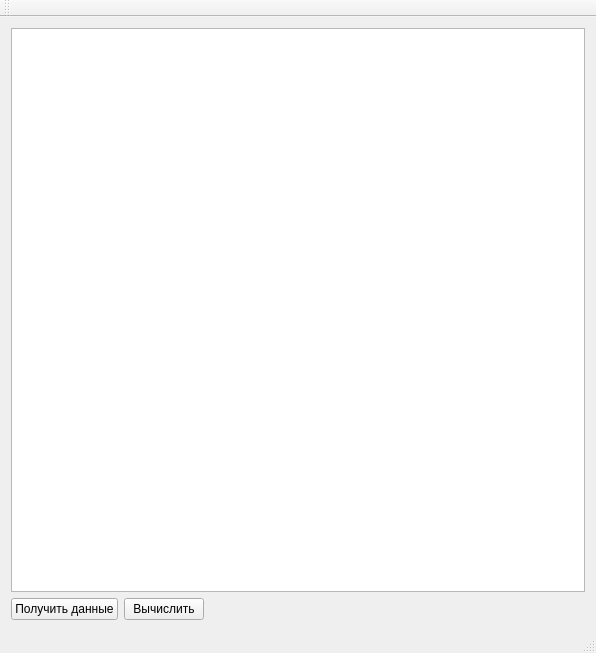
<?xml version="1.0" encoding="UTF-8"?>
<ui version="4.0">
 <class>MainWindow</class>
 <widget class="QMainWindow" name="MainWindow">
  <property name="geometry">
   <rect>
    <x>0</x>
    <y>0</y>
    <width>596</width>
    <height>653</height>
   </rect>
  </property>
  <property name="windowTitle">
   <string>MainWindow</string>
  </property>
  <widget class="QWidget" name="centralWidget">
   <layout class="QGridLayout" name="gridLayout">
    <item row="0" column="0">
     <layout class="QVBoxLayout" name="verticalLayout">
      <item>
       <widget class="QTextEdit" name="textEditResult"/>
      </item>
      <item>
       <layout class="QHBoxLayout" name="horizontalLayout">
        <item>
         <widget class="QPushButton" name="pushButtonGetData">
          <property name="text">
           <string>Получить данные</string>
          </property>
         </widget>
        </item>
        <item>
         <widget class="QPushButton" name="pushButtonCompute">
          <property name="text">
           <string>Вычислить</string>
          </property>
         </widget>
        </item>
        <item>
         <spacer name="horizontalSpacer">
          <property name="orientation">
           <enum>Qt::Horizontal</enum>
          </property>
          <property name="sizeHint" stdset="0">
           <size>
            <width>40</width>
            <height>20</height>
           </size>
          </property>
         </spacer>
        </item>
       </layout>
      </item>
     </layout>
    </item>
   </layout>
  </widget>
  <widget class="QMenuBar" name="menuBar">
   <property name="geometry">
    <rect>
     <x>0</x>
     <y>0</y>
     <width>596</width>
     <height>20</height>
    </rect>
   </property>
  </widget>
  <widget class="QToolBar" name="mainToolBar">
   <attribute name="toolBarArea">
    <enum>TopToolBarArea</enum>
   </attribute>
   <attribute name="toolBarBreak">
    <bool>false</bool>
   </attribute>
  </widget>
  <widget class="QStatusBar" name="statusBar"/>
 </widget>
 <layoutdefault spacing="6" margin="11"/>
 <resources/>
 <connections/>
</ui>
